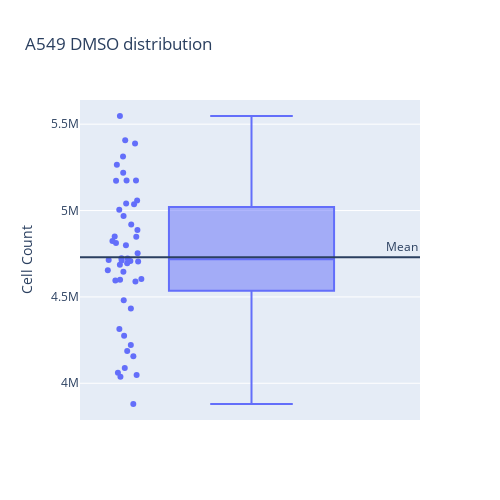

The code cell stored with this chart in its notebook:
### Markdown cell above
Visualize the distribution of DMSO growth rates w.r.t. A549 average

### Code cell
fig = px.box(a549_dmso, 
       y="Cell Count",
       points="all",
       width=500, height=500,
       title="A549 DMSO distribution")
fig.add_hline(a549_dmso_avg, annotation_text='Mean')
fig.show()

### Figure 1 — Plotly figure (JSON) as saved in the notebook; plotly's stock layout.template omitted (floating-point values rounded to 4 significant figures)
{"data": [{"alignmentgroup": "True", "boxpoints": "all", "hovertemplate": "Cell Count=%{y}<extra></extra>", "legendgroup": "", "marker": {"color": "#636efa"}, "name": "", "notched": false, "offsetgroup": "", "orientation": "v", "showlegend": false, "type": "box", "x0": " ", "xaxis": "x", "y": [4313650, 4186450, 4694540, 4707900, 4721750, 4850100, 4919420, 4812690, 4799160, 4724260, 4823640, 4432410, 4654850, 5037030, 4848430, 4048100, 4685680, 5264460, 5406550, 5218340, 4968350, 5172710, 5547340, 5388160, 5312370, 5004660, 4645990, 4886730, 5058450, 5040830, 5173520, 4711360, 4088530, 4598700, 4588980, 4603440, 4595290, 4713560, 4704530, 4752610, 5174230, 4480970, 4037090, 4061660, 4222170, 4155780, 4274950, 3880050], "y0": " ", "yaxis": "y"}], "layout": {"annotations": [{"showarrow": false, "text": "Mean", "x": 1, "xanchor": "right", "xref": "x domain", "y": 4729000.0, "yanchor": "bottom", "yref": "y"}], "boxmode": "group", "height": 500, "legend": {"tracegroupgap": 0}, "shapes": [{"type": "line", "x0": 0, "x1": 1, "xref": "x domain", "y0": 4729000.0, "y1": 4729000.0, "yref": "y"}], "title": {"text": "A549 DMSO distribution"}, "width": 500, "xaxis": {"anchor": "y", "domain": [0, 1]}, "yaxis": {"anchor": "x", "domain": [0, 1], "title": {"text": "Cell Count"}}}}
